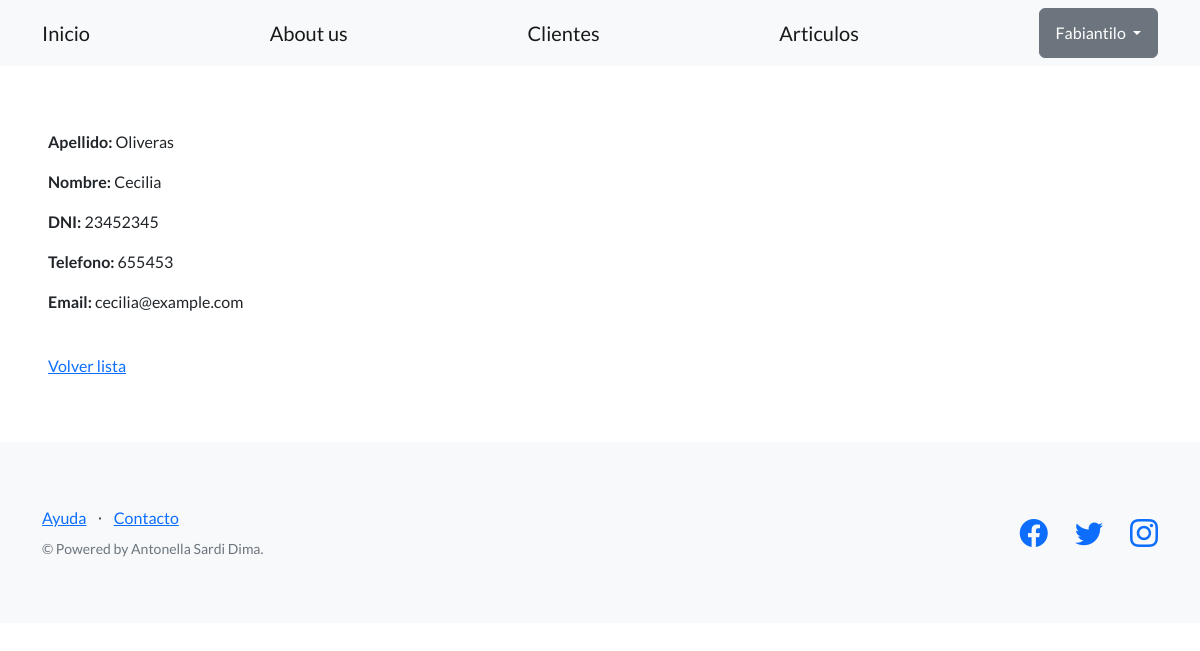
The app's page /home/clientes/2/ (signed in) with its own data.
### shop/models.py (models this page shows, shortened)
class Cliente(models.Model):
  nombre = models.CharField(max_length=256)
  apellido = models.CharField(max_length=256)
  domicilio = models.CharField(max_length=256)
  dni = models.CharField(max_length=20)
  telefono = models.IntegerField()
  email = models.EmailField()
  creador = models.ForeignKey(User, on_delete=models.SET_NULL, null=True)

### shop/views.py (the view)
# urls.py: path('clientes/<int:pk>/', ClienteDetailView.as_view(), name="ver-clientes"),
class ClienteDetailView(LoginRequiredMixin, DetailView):
    model = Cliente
    success_url = reverse_lazy ('ver-clientes')

### shop/templates/shop/cliente_detail.html
{% extends "shop/base.html" %}
{% block contenido %}
<p>
  <strong>Apellido:</strong> {{object.apellido}}
</p>
<p>
  <strong>Nombre:</strong> {{object.nombre}}
</p>
<p>
  <strong>DNI:</strong> {{object.dni}}
</p>
<p>
  <strong>Telefono:</strong> {{object.telefono}}
</p>
<p>
  <strong>Email:</strong> {{object.email}}
</p>
<br>
<a href="{% url 'ver-clientes' %}">Volver lista</a>
{% endblock contenido %}

### shop/templates/shop/base.html (shortened to what this page needs)
{% load static %}
<!DOCTYPE html>
<html lang="en">
    <head>
        <link href="https://cdn.jsdelivr.net/npm/bootstrap-icons@1.5.0/font/bootstrap-icons.css" rel="stylesheet" type="text/css" />
        <link href="{% static 'mysite/css/styles.css' %}" rel="stylesheet" />
    </head>
    <body>
        <nav class="navbar navbar-light bg-light static-top">
            <div class="container">
                <a class="navbar-brand" href="{% url 'inicio' %}">Inicio</a>
                <a class="navbar-brand" href="{% url 'presentacion' %}">About us</a>
                <a class="navbar-brand" href="{% url 'ver-clientes' %}">Clientes</a>
                <a class="navbar-brand" href="{% url 'listar-articulos' %}">Articulos</a>
                {% if user.is_authenticated %}
                <div class="dropdown">
                    <button class="btn btn-secondary dropdown-toggle" type="button" id="dropdownMenuButton1" data-bs-toggle="dropdown" aria-expanded="false">
                        <div style="display: inline-flex;">
                            <span>{{ user.username }}</span>
                        </div>
                    </button>
                    </div>
                </div>                {% else %}
                <a class="btn btn-success" href="{% url 'login' %}">Inicio sesión</a>
                <a class="btn btn-info" href="{% url 'signup' %}">Registro</a>
                {% endif %}
        </nav>
        <section style="padding:4rem 3rem;">
            {% block contenido %}
            {% endblock contenido %}
        </section>
        <footer class="footer bg-light">
            <div class="container">
                <div class="row">
                    <div class="col-lg-6 h-100 text-center text-lg-start my-auto">
                        <ul class="list-inline mb-2">
                            <li class="list-inline-item"><a href="#!">Ayuda</a></li>
                            <li class="list-inline-item">⋅</li>
                            <li class="list-inline-item"><a href="#!">Contacto</a></li>
                        </ul>
                        <p class="text-muted small mb-4 mb-lg-0">&copy; Powered by Antonella Sardi Dima.</p>
                    </div>
                    <div class="col-lg-6 h-100 text-center text-lg-end my-auto">
                        <ul class="list-inline mb-0">
                            <li class="list-inline-item me-4">
                                <a href="#!"><i class="bi-facebook fs-3"></i></a>
                            </li>
                            <li class="list-inline-item me-4">
                                <a href="#!"><i class="bi-twitter fs-3"></i></a>
                            </li>
                            <li class="list-inline-item">
                                <a href="https://www.instagram.com/"><i class="bi-instagram fs-3"></i></a>
                            </li>
                        </ul>
                    </div>
                </div>
            </div>
        </footer>
    </body>
</html>

### records on screen
Cliente: apellido "Oliveras", nombre "Cecilia", dni "23452345", telefono "655453", email "cecilia@example.com"

### other values on screen
{{ user.username }} "Fabiantilo"
